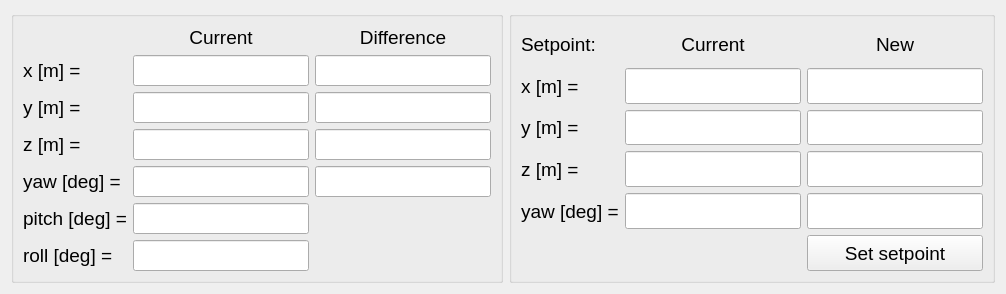
          <widget class="QWidget" name="tab_3">
           <property name="font">
            <font>
             <pointsize>14</pointsize>
            </font>
           </property>
           <attribute name="title">
            <string>   Safe   </string>
           </attribute>
           <layout class="QGridLayout" name="gridLayout_5">
            <item row="0" column="0">
             <widget class="QGroupBox" name="groupBox_2">
              <property name="title">
               <string/>
              </property>
              <layout class="QGridLayout" name="gridLayout_3">
               <item row="6" column="1">
                <widget class="QLineEdit" name="current_roll">
                 <property name="sizePolicy">
                  <sizepolicy hsizetype="MinimumExpanding" vsizetype="MinimumExpanding">
                   <horstretch>0</horstretch>
                   <verstretch>0</verstretch>
                  </sizepolicy>
                 </property>
                 <property name="font">
                  <font>
                   <pointsize>14</pointsize>
                  </font>
                 </property>
                 <property name="readOnly">
                  <bool>true</bool>
                 </property>
                </widget>
               </item>
               <item row="2" column="1">
                <widget class="QLineEdit" name="current_y">
                 <property name="sizePolicy">
                  <sizepolicy hsizetype="MinimumExpanding" vsizetype="MinimumExpanding">
                   <horstretch>0</horstretch>
                   <verstretch>0</verstretch>
                  </sizepolicy>
                 </property>
                 <property name="font">
                  <font>
                   <pointsize>14</pointsize>
                  </font>
                 </property>
                 <property name="readOnly">
                  <bool>true</bool>
                 </property>
                </widget>
               </item>
               <item row="4" column="1">
                <widget class="QLineEdit" name="current_yaw">
                 <property name="sizePolicy">
                  <sizepolicy hsizetype="MinimumExpanding" vsizetype="MinimumExpanding">
                   <horstretch>0</horstretch>
                   <verstretch>0</verstretch>
                  </sizepolicy>
                 </property>
                 <property name="font">
                  <font>
                   <pointsize>14</pointsize>
                  </font>
                 </property>
                 <property name="readOnly">
                  <bool>true</bool>
                 </property>
                </widget>
               </item>
               <item row="3" column="1">
                <widget class="QLineEdit" name="current_z">
                 <property name="sizePolicy">
                  <sizepolicy hsizetype="MinimumExpanding" vsizetype="MinimumExpanding">
                   <horstretch>0</horstretch>
                   <verstretch>0</verstretch>
                  </sizepolicy>
                 </property>
                 <property name="font">
                  <font>
                   <pointsize>14</pointsize>
                  </font>
                 </property>
                 <property name="readOnly">
                  <bool>true</bool>
                 </property>
                </widget>
               </item>
               <item row="1" column="0">
                <widget class="QLabel" name="current_x_label">
                 <property name="sizePolicy">
                  <sizepolicy hsizetype="MinimumExpanding" vsizetype="MinimumExpanding">
                   <horstretch>0</horstretch>
                   <verstretch>0</verstretch>
                  </sizepolicy>
                 </property>
                 <property name="font">
                  <font>
                   <pointsize>14</pointsize>
                  </font>
                 </property>
                 <property name="text">
                  <string>x [m] =</string>
                 </property>
                </widget>
               </item>
               <item row="3" column="0">
                <widget class="QLabel" name="current_z_label">
                 <property name="sizePolicy">
                  <sizepolicy hsizetype="MinimumExpanding" vsizetype="MinimumExpanding">
                   <horstretch>0</horstretch>
                   <verstretch>0</verstretch>
                  </sizepolicy>
                 </property>
                 <property name="font">
                  <font>
                   <pointsize>14</pointsize>
                  </font>
                 </property>
                 <property name="text">
                  <string>z [m] =</string>
                 </property>
                </widget>
               </item>
               <item row="2" column="0">
                <widget class="QLabel" name="current_y_label">
                 <property name="sizePolicy">
                  <sizepolicy hsizetype="MinimumExpanding" vsizetype="MinimumExpanding">
                   <horstretch>0</horstretch>
                   <verstretch>0</verstretch>
                  </sizepolicy>
                 </property>
                 <property name="font">
                  <font>
                   <pointsize>14</pointsize>
                  </font>
                 </property>
                 <property name="text">
                  <string>y [m] =</string>
                 </property>
                </widget>
               </item>
               <item row="4" column="0">
                <widget class="QLabel" name="current_yaw_label">
                 <property name="sizePolicy">
                  <sizepolicy hsizetype="MinimumExpanding" vsizetype="MinimumExpanding">
                   <horstretch>0</horstretch>
                   <verstretch>0</verstretch>
                  </sizepolicy>
                 </property>
                 <property name="font">
                  <font>
                   <pointsize>14</pointsize>
                  </font>
                 </property>
                 <property name="text">
                  <string>yaw [deg] = </string>
                 </property>
                </widget>
               </item>
               <item row="1" column="1">
                <widget class="QLineEdit" name="current_x">
                 <property name="sizePolicy">
                  <sizepolicy hsizetype="MinimumExpanding" vsizetype="MinimumExpanding">
                   <horstretch>0</horstretch>
                   <verstretch>0</verstretch>
                  </sizepolicy>
                 </property>
                 <property name="font">
                  <font>
                   <pointsize>14</pointsize>
                  </font>
                 </property>
                 <property name="readOnly">
                  <bool>true</bool>
                 </property>
                </widget>
               </item>
               <item row="5" column="0">
                <widget class="QLabel" name="current_pitch_label">
                 <property name="sizePolicy">
                  <sizepolicy hsizetype="MinimumExpanding" vsizetype="MinimumExpanding">
                   <horstretch>0</horstretch>
                   <verstretch>0</verstretch>
                  </sizepolicy>
                 </property>
                 <property name="font">
                  <font>
                   <pointsize>14</pointsize>
                  </font>
                 </property>
                 <property name="text">
                  <string>pitch [deg] =</string>
                 </property>
                </widget>
               </item>
               <item row="6" column="0">
                <widget class="QLabel" name="current_roll_label">
                 <property name="sizePolicy">
                  <sizepolicy hsizetype="MinimumExpanding" vsizetype="MinimumExpanding">
                   <horstretch>0</horstretch>
                   <verstretch>0</verstretch>
                  </sizepolicy>
                 </property>
                 <property name="font">
                  <font>
                   <pointsize>14</pointsize>
                  </font>
                 </property>
                 <property name="text">
                  <string>roll [deg] =</string>
                 </property>
                </widget>
               </item>
               <item row="5" column="1">
                <widget class="QLineEdit" name="current_pitch">
                 <property name="sizePolicy">
                  <sizepolicy hsizetype="MinimumExpanding" vsizetype="MinimumExpanding">
                   <horstretch>0</horstretch>
                   <verstretch>0</verstretch>
                  </sizepolicy>
                 </property>
                 <property name="font">
                  <font>
                   <pointsize>14</pointsize>
                  </font>
                 </property>
                 <property name="readOnly">
                  <bool>true</bool>
                 </property>
                </widget>
               </item>
               <item row="0" column="1">
                <widget class="QLabel" name="label_4">
                 <property name="sizePolicy">
                  <sizepolicy hsizetype="MinimumExpanding" vsizetype="MinimumExpanding">
                   <horstretch>0</horstretch>
                   <verstretch>0</verstretch>
                  </sizepolicy>
                 </property>
                 <property name="font">
                  <font>
                   <pointsize>14</pointsize>
                  </font>
                 </property>
                 <property name="text">
                  <string>Current</string>
                 </property>
                 <property name="alignment">
                  <set>Qt::AlignCenter</set>
                 </property>
                </widget>
               </item>
               <item row="1" column="2">
                <widget class="QLineEdit" name="diff_x">
                 <property name="sizePolicy">
                  <sizepolicy hsizetype="MinimumExpanding" vsizetype="MinimumExpanding">
                   <horstretch>0</horstretch>
                   <verstretch>0</verstretch>
                  </sizepolicy>
                 </property>
                 <property name="font">
                  <font>
                   <pointsize>14</pointsize>
                  </font>
                 </property>
                 <property name="readOnly">
                  <bool>true</bool>
                 </property>
                </widget>
               </item>
               <item row="2" column="2">
                <widget class="QLineEdit" name="diff_y">
                 <property name="sizePolicy">
                  <sizepolicy hsizetype="MinimumExpanding" vsizetype="MinimumExpanding">
                   <horstretch>0</horstretch>
                   <verstretch>0</verstretch>
                  </sizepolicy>
                 </property>
                 <property name="font">
                  <font>
                   <pointsize>14</pointsize>
                  </font>
                 </property>
                 <property name="readOnly">
                  <bool>true</bool>
                 </property>
                </widget>
               </item>
               <item row="3" column="2">
                <widget class="QLineEdit" name="diff_z">
                 <property name="sizePolicy">
                  <sizepolicy hsizetype="MinimumExpanding" vsizetype="MinimumExpanding">
                   <horstretch>0</horstretch>
                   <verstretch>0</verstretch>
                  </sizepolicy>
                 </property>
                 <property name="font">
                  <font>
                   <pointsize>14</pointsize>
                  </font>
                 </property>
                 <property name="readOnly">
                  <bool>true</bool>
                 </property>
                </widget>
               </item>
               <item row="4" column="2">
                <widget class="QLineEdit" name="diff_yaw">
                 <property name="sizePolicy">
                  <sizepolicy hsizetype="MinimumExpanding" vsizetype="MinimumExpanding">
                   <horstretch>0</horstretch>
                   <verstretch>0</verstretch>
                  </sizepolicy>
                 </property>
                 <property name="font">
                  <font>
                   <pointsize>14</pointsize>
                  </font>
                 </property>
                 <property name="readOnly">
                  <bool>true</bool>
                 </property>
                </widget>
               </item>
               <item row="0" column="2">
                <widget class="QLabel" name="label_5">
                 <property name="sizePolicy">
                  <sizepolicy hsizetype="MinimumExpanding" vsizetype="MinimumExpanding">
                   <horstretch>0</horstretch>
                   <verstretch>0</verstretch>
                  </sizepolicy>
                 </property>
                 <property name="font">
                  <font>
                   <pointsize>14</pointsize>
                  </font>
                 </property>
                 <property name="text">
                  <string>Difference</string>
                 </property>
                 <property name="alignment">
                  <set>Qt::AlignCenter</set>
                 </property>
                </widget>
               </item>
              </layout>
             </widget>
            </item>
            <item row="0" column="1">
             <widget class="QGroupBox" name="groupBox_3">
              <property name="title">
               <string/>
              </property>
              <layout class="QGridLayout" name="gridLayout_4">
               <item row="2" column="2">
                <widget class="QLineEdit" name="new_setpoint_y">
                 <property name="sizePolicy">
                  <sizepolicy hsizetype="MinimumExpanding" vsizetype="MinimumExpanding">
                   <horstretch>0</horstretch>
                   <verstretch>0</verstretch>
                  </sizepolicy>
                 </property>
                 <property name="font">
                  <font>
                   <pointsize>14</pointsize>
                  </font>
                 </property>
                </widget>
               </item>
               <item row="4" column="2">
                <widget class="QLineEdit" name="new_setpoint_yaw">
                 <property name="sizePolicy">
                  <sizepolicy hsizetype="MinimumExpanding" vsizetype="MinimumExpanding">
                   <horstretch>0</horstretch>
                   <verstretch>0</verstretch>
                  </sizepolicy>
                 </property>
                 <property name="font">
                  <font>
                   <pointsize>14</pointsize>
                  </font>
                 </property>
                </widget>
               </item>
               <item row="1" column="2">
                <widget class="QLineEdit" name="new_setpoint_x">
                 <property name="sizePolicy">
                  <sizepolicy hsizetype="MinimumExpanding" vsizetype="MinimumExpanding">
                   <horstretch>0</horstretch>
                   <verstretch>0</verstretch>
                  </sizepolicy>
                 </property>
                 <property name="font">
                  <font>
                   <pointsize>14</pointsize>
                  </font>
                 </property>
                </widget>
               </item>
               <item row="2" column="1">
                <widget class="QLineEdit" name="current_setpoint_y">
                 <property name="sizePolicy">
                  <sizepolicy hsizetype="MinimumExpanding" vsizetype="MinimumExpanding">
                   <horstretch>0</horstretch>
                   <verstretch>0</verstretch>
                  </sizepolicy>
                 </property>
                 <property name="font">
                  <font>
                   <pointsize>14</pointsize>
                  </font>
                 </property>
                 <property name="readOnly">
                  <bool>true</bool>
                 </property>
                </widget>
               </item>
               <item row="1" column="1">
                <widget class="QLineEdit" name="current_setpoint_x">
                 <property name="sizePolicy">
                  <sizepolicy hsizetype="MinimumExpanding" vsizetype="MinimumExpanding">
                   <horstretch>0</horstretch>
                   <verstretch>0</verstretch>
                  </sizepolicy>
                 </property>
                 <property name="font">
                  <font>
                   <pointsize>14</pointsize>
                  </font>
                 </property>
                 <property name="readOnly">
                  <bool>true</bool>
                 </property>
                </widget>
               </item>
               <item row="4" column="0">
                <widget class="QLabel" name="label_11">
                 <property name="sizePolicy">
                  <sizepolicy hsizetype="MinimumExpanding" vsizetype="MinimumExpanding">
                   <horstretch>0</horstretch>
                   <verstretch>0</verstretch>
                  </sizepolicy>
                 </property>
                 <property name="font">
                  <font>
                   <pointsize>14</pointsize>
                  </font>
                 </property>
                 <property name="text">
                  <string>yaw [deg] =</string>
                 </property>
                </widget>
               </item>
               <item row="0" column="1">
                <widget class="QLabel" name="label_12">
                 <property name="sizePolicy">
                  <sizepolicy hsizetype="MinimumExpanding" vsizetype="MinimumExpanding">
                   <horstretch>0</horstretch>
                   <verstretch>0</verstretch>
                  </sizepolicy>
                 </property>
                 <property name="font">
                  <font>
                   <pointsize>14</pointsize>
                  </font>
                 </property>
                 <property name="text">
                  <string>Current</string>
                 </property>
                 <property name="alignment">
                  <set>Qt::AlignCenter</set>
                 </property>
                </widget>
               </item>
               <item row="1" column="0">
                <widget class="QLabel" name="label_7">
                 <property name="sizePolicy">
                  <sizepolicy hsizetype="MinimumExpanding" vsizetype="MinimumExpanding">
                   <horstretch>0</horstretch>
                   <verstretch>0</verstretch>
                  </sizepolicy>
                 </property>
                 <property name="font">
                  <font>
                   <pointsize>14</pointsize>
                  </font>
                 </property>
                 <property name="text">
                  <string>x [m] =</string>
                 </property>
                </widget>
               </item>
               <item row="3" column="1">
                <widget class="QLineEdit" name="current_setpoint_z">
                 <property name="sizePolicy">
                  <sizepolicy hsizetype="MinimumExpanding" vsizetype="MinimumExpanding">
                   <horstretch>0</horstretch>
                   <verstretch>0</verstretch>
                  </sizepolicy>
                 </property>
                 <property name="font">
                  <font>
                   <pointsize>14</pointsize>
                  </font>
                 </property>
                 <property name="readOnly">
                  <bool>true</bool>
                 </property>
                </widget>
               </item>
               <item row="3" column="0">
                <widget class="QLabel" name="label_9">
                 <property name="sizePolicy">
                  <sizepolicy hsizetype="MinimumExpanding" vsizetype="MinimumExpanding">
                   <horstretch>0</horstretch>
                   <verstretch>0</verstretch>
                  </sizepolicy>
                 </property>
                 <property name="font">
                  <font>
                   <pointsize>14</pointsize>
                  </font>
                 </property>
                 <property name="text">
                  <string>z [m] =</string>
                 </property>
                </widget>
               </item>
               <item row="2" column="0">
                <widget class="QLabel" name="label_8">
                 <property name="sizePolicy">
                  <sizepolicy hsizetype="MinimumExpanding" vsizetype="MinimumExpanding">
                   <horstretch>0</horstretch>
                   <verstretch>0</verstretch>
                  </sizepolicy>
                 </property>
                 <property name="font">
                  <font>
                   <pointsize>14</pointsize>
                  </font>
                 </property>
                 <property name="text">
                  <string>y [m] =</string>
                 </property>
                </widget>
               </item>
               <item row="4" column="1">
                <widget class="QLineEdit" name="current_setpoint_yaw">
                 <property name="sizePolicy">
                  <sizepolicy hsizetype="MinimumExpanding" vsizetype="MinimumExpanding">
                   <horstretch>0</horstretch>
                   <verstretch>0</verstretch>
                  </sizepolicy>
                 </property>
                 <property name="font">
                  <font>
                   <pointsize>14</pointsize>
                  </font>
                 </property>
                 <property name="readOnly">
                  <bool>true</bool>
                 </property>
                </widget>
               </item>
               <item row="5" column="2">
                <widget class="QPushButton" name="set_setpoint_button">
                 <property name="sizePolicy">
                  <sizepolicy hsizetype="MinimumExpanding" vsizetype="MinimumExpanding">
                   <horstretch>0</horstretch>
                   <verstretch>0</verstretch>
                  </sizepolicy>
                 </property>
                 <property name="font">
                  <font>
                   <pointsize>14</pointsize>
                  </font>
                 </property>
                 <property name="text">
                  <string>Set setpoint</string>
                 </property>
                </widget>
               </item>
               <item row="3" column="2">
                <widget class="QLineEdit" name="new_setpoint_z">
                 <property name="sizePolicy">
                  <sizepolicy hsizetype="MinimumExpanding" vsizetype="MinimumExpanding">
                   <horstretch>0</horstretch>
                   <verstretch>0</verstretch>
                  </sizepolicy>
                 </property>
                 <property name="font">
                  <font>
                   <pointsize>14</pointsize>
                  </font>
                 </property>
                </widget>
               </item>
               <item row="0" column="0">
                <widget class="QLabel" name="label_3">
                 <property name="sizePolicy">
                  <sizepolicy hsizetype="MinimumExpanding" vsizetype="MinimumExpanding">
                   <horstretch>0</horstretch>
                   <verstretch>0</verstretch>
                  </sizepolicy>
                 </property>
                 <property name="font">
                  <font>
                   <pointsize>14</pointsize>
                  </font>
                 </property>
                 <property name="text">
                  <string>Setpoint:</string>
                 </property>
                </widget>
               </item>
               <item row="0" column="2">
                <widget class="QLabel" name="label_13">
                 <property name="sizePolicy">
                  <sizepolicy hsizetype="MinimumExpanding" vsizetype="MinimumExpanding">
                   <horstretch>0</horstretch>
                   <verstretch>0</verstretch>
                  </sizepolicy>
                 </property>
                 <property name="font">
                  <font>
                   <pointsize>14</pointsize>
                  </font>
                 </property>
                 <property name="text">
                  <string>New</string>
                 </property>
                 <property name="alignment">
                  <set>Qt::AlignCenter</set>
                 </property>
                </widget>
               </item>
               <item row="5" column="1">
                <widget class="QLabel" name="error_label">
                 <property name="text">
                  <string/>
                 </property>
                </widget>
               </item>
              </layout>
             </widget>
            </item>
           </layout>
          </widget>
